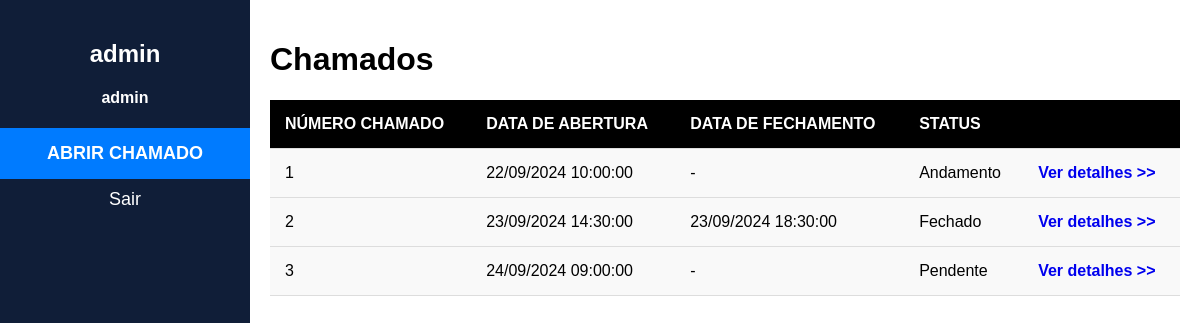
/logado/inicial.php (signed in), run on the app's committed database.
### tables this page shows
CREATE TABLE IF NOT EXISTS `tb_usuario` (
  `id_usuario` int UNSIGNED NOT NULL AUTO_INCREMENT,
  `id_condominio` int UNSIGNED NOT NULL,
  `nome` varchar(255) NOT NULL,
  `email` varchar(255) NOT NULL,
  `telefone` varchar(255) NOT NULL,
  `tipo_usuario` int UNSIGNED NOT NULL,
  `senha` varchar(255) NOT NULL,
  PRIMARY KEY (`id_usuario`),
  KEY `tb_usuario_FKIndex1` (`id_condominio`)
);

CREATE TABLE IF NOT EXISTS `tb_condominio` (
  `id_condominio` int UNSIGNED NOT NULL AUTO_INCREMENT,
  `nome` varchar(255) NOT NULL,
  `cep` varchar(255) NOT NULL,
  `rua` varchar(255) NOT NULL,
  `numero` int UNSIGNED NOT NULL,
  `cidade` varchar(255) NOT NULL,
  `estado` varchar(255) NOT NULL,
  PRIMARY KEY (`id_condominio`)
);

CREATE TABLE IF NOT EXISTS `tb_chamado` (
  `id_chamado` int UNSIGNED NOT NULL AUTO_INCREMENT,
  `id_tecnico` int UNSIGNED NOT NULL,
  `id_usuario_solicitante` int UNSIGNED NOT NULL,
  `descricao` varchar(255) NOT NULL,
  `dt_abertura` datetime NOT NULL,
  `status` int NOT NULL,
  `dt_fechamento` datetime DEFAULT NULL,
  PRIMARY KEY (`id_chamado`),
  KEY `tb_chamado_FKIndex1` (`id_usuario_solicitante`),
  KEY `tb_chamado_FKIndex2` (`id_tecnico`)
);

### logado/inicial.php (the view, shortened to what this page needs)
<?php
include('../conexao/conexao.php');
?>
<!DOCTYPE html>
<html lang="pt-BR">
<head>
</head>
<body>
<div class="sidebar">
    <h2>
        <?php
            $idUsuario = mysqli_real_escape_string($connection, $_SESSION['idUsuario']);
            $query = "SELECT * FROM tb_usuario WHERE id_usuario = $idUsuario";
            $result = mysqli_query($connection, $query);
            $row = mysqli_fetch_assoc($result);
            echo htmlspecialchars($row['nome']);
            $idCondominio = $row['id_condominio'];
            $tipoUsuario = $row['tipo_usuario'];
        ?>
    </h2>
    <h4 style="text-align: center;">
        <?php
            $query = "SELECT * FROM tb_condominio WHERE id_condominio = $idCondominio";
            $result = mysqli_query($connection, $query);
            $row = mysqli_fetch_assoc($result);
            echo htmlspecialchars($row['nome']);
        ?>
    </h4>
    <a href="novo_chamado.php" class="back-btn">ABRIR CHAMADO</a>
    <a href="../conexao/logout.php">Sair</a>
</div>
<div class="main-content">
    <h1>Chamados</h1>
    <table class="chamados">
        <thead>
            <tr>
                <th>NÚMERO CHAMADO</th>
                <th>DATA DE ABERTURA</th>
                <th>DATA DE FECHAMENTO</th>
                <th>STATUS</th>
                <th></th>
            </tr>
        </thead>
        <tbody>
            <?php
                if($tipoUsuario == 1){
                    $result = $conn->query("SELECT * FROM tb_chamado");
                }elseif($tipoUsuario == 2){
                    $result = $conn->query("SELECT * FROM tb_chamado WHERE id_tecnico = $idUsuario");
                }elseif($tipoUsuario == 3){
                    $result = $conn->query("SELECT * FROM tb_chamado WHERE id_usuario_solicitante = $idUsuario");
                }
                $count = $result->rowCount();
                if ($count > 0) {
                    while ($row = $result->fetch(PDO::FETCH_OBJ)){
                        if($row->status == 1){
                            $status = 'Pendente';
                        }else if($row->status == 2){
                            $status = 'Andamento';
                        }else if($row->status == 3){
                            $status = 'Fechado';
                        }
            ?>
            <tr>
                <td><?php echo htmlspecialchars($row->id_chamado); ?></td>
                <td>
                    <?php
                            $data = new DateTime($row->dt_abertura);
                            $data_br = $data->format('d/m/Y H:i:s');
                            echo htmlspecialchars($data_br);
                    ?>
                </td>
                <td>
                    <?php
                        if($row->dt_fechamento != NULL){
                            $data = new DateTime($row->dt_fechamento);
                            $data_br = $data->format('d/m/Y H:i:s');
                            echo htmlspecialchars($data_br);
                        }else{
                            echo htmlspecialchars("-");
                        }
                    ?>
                </td>
                <td><?php echo htmlspecialchars($status); ?></td>
                <td><a href="chamado.php?idChamado=<?php echo $row->id_chamado?>" class="detalhes-link">Ver detalhes &gt;&gt;</a></td>
            </tr>
            <?php
                    }
                }
            ?>
        </tbody>
    </table>
</div>
</body>
</html>

### logado/inicial.php (style rules this page uses)
body { margin: 0; font-family: Arial, sans-serif; }
.sidebar { width: 250px; background-color: #101E38; height: 100vh; position: fixed; padding-top: 20px; }
.sidebar h2 { color: white; text-align: center; }
.sidebar h4 { color: white; }
.sidebar a { display: block; padding: 10px; color: white; text-decoration: none; text-align: center; font-size: 18px; }
.sidebar a.back-btn { background-color: #007BFF; color: #fff; padding: 15px; font-weight: bold; }
.main-content { margin-left: 250px; padding: 20px; }
.chamados { width: 100%; margin: 0 auto; background-color: #f9f9f9; border-collapse: collapse; }
.chamados th, .chamados td { padding: 15px; text-align: left; border-bottom: 1px solid #ddd; }
.chamados th { background-color: #000; color: #fff; }
.detalhes-link { text-decoration: none; color: #0000EE; font-weight: bold; }

### data on the page
tb_usuario: nome "admin"
tb_condominio: nome "admin"
tb_chamado: id_chamado "1", dt_abertura "22/09/2024 10:00:00", status "Andamento"
tb_chamado: id_chamado "2", dt_abertura "23/09/2024 14:30:00", dt_fechamento "23/09/2024 18:30:00", status "Fechado"
tb_chamado: id_chamado "3", dt_abertura "24/09/2024 09:00:00", status "Pendente"
